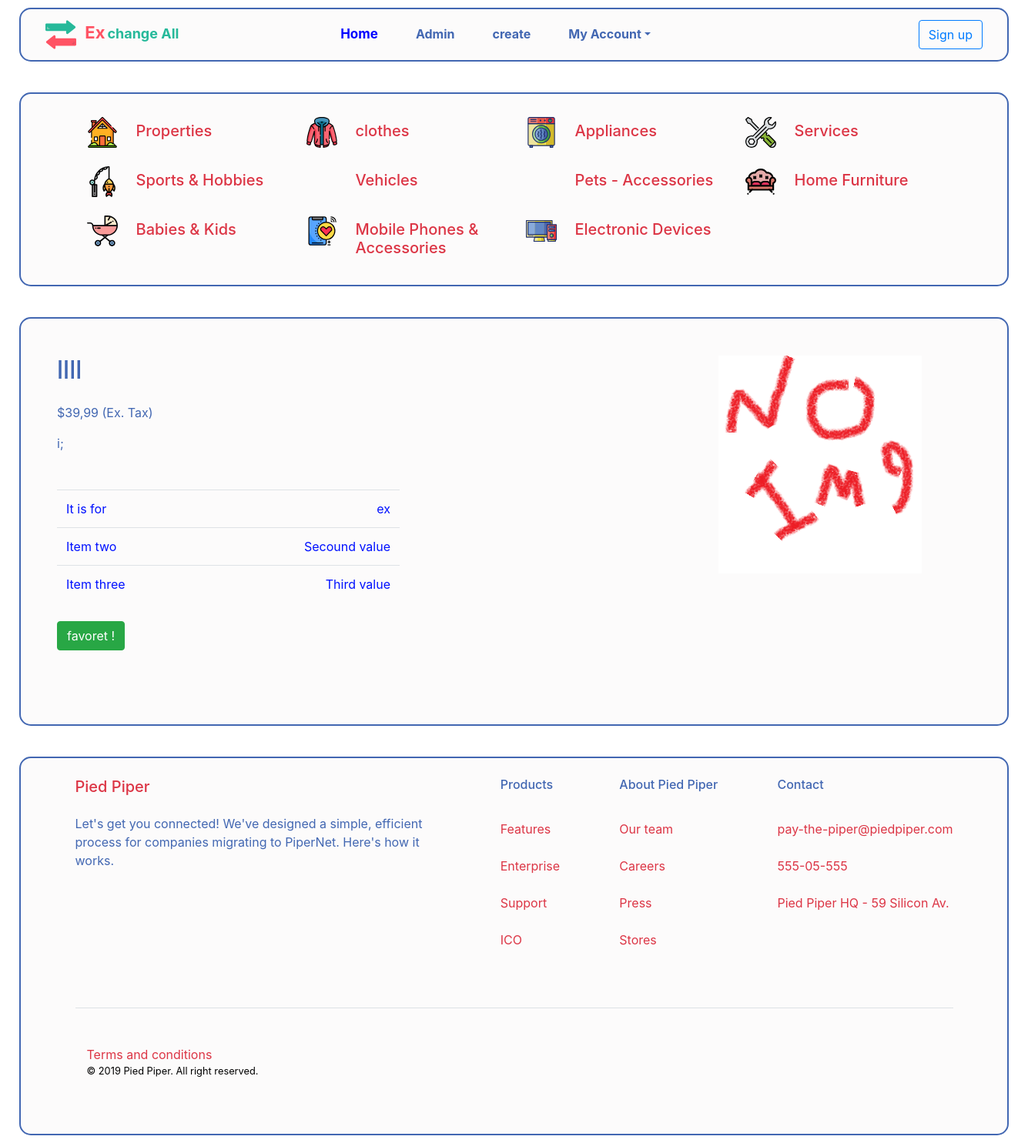
The app's page /149 with its own data.
### ads/models.py (models this page shows, shortened)
class ads(models.Model):
    options =(
    ("ex", "ex"),
    ("Sale", "Sale"),
    ("free", "free"),
)
    user = models.ForeignKey(User, blank=True , null=True, on_delete=models.CASCADE)
    title =models.CharField(max_length=80)
    description = models.TextField(max_length=500,default='')
    main=models.ForeignKey ( 'catugry',related_name='ad_main',
                            limit_choices_to={'main__isnull':True ,
                             'sub__isnull':True ,
                             'end__isnull':True }
                               , on_delete=models.CASCADE,blank=True,null=True, verbose_name='Main Category')
    sub=models.ForeignKey ( 'catugry' ,related_name='ad_sub',
                            limit_choices_to={'sub__isnull':True ,
                                'main__isnull':False ,
                                 'end__isnull':True }
                                ,on_delete=models.CASCADE,blank=True,null=True, verbose_name='Under Surface Category')
    end=models.ForeignKey ( 'catugry' , related_name='ad_end',
                                limit_choices_to={'sub__isnull':False ,
                                                  'main__isnull':False ,
                                                  'end__isnull':True }
                                ,on_delete=models.CASCADE,blank=True,null=True, verbose_name='Deep Category')
    last=models.ForeignKey ( 'catugry' , related_name='ad_last',
                                limit_choices_to={'sub__isnull':False ,
                                                  'main__isnull':False ,
                                                  'end__isnull':False}
                                ,on_delete=models.CASCADE,blank=True,null=True, verbose_name='Last Category')
    create_date = models.DateTimeField(default=timezone.now)
    active = models.BooleanField(default=True)
    view =models.IntegerField(default=0)
    ad_option = models.CharField(max_length=4, choices=options , default='ex')
    img=models.ImageField(upload_to='post_img2/' , default="img/defu.png")
    name_of_who=models.CharField(max_length=15 , null=True,blank=True)
    adress=models.CharField(max_length=80 , null=True,blank=True)
    mobile =models.PositiveSmallIntegerField( default=1114796307 , null=True,blank=True,)
    email=models.EmailField(default="ahmed_mag22@yahoo.com" , null=True,blank=True)
    class Meta:
        ordering = ['-create_date']

### ads/views.py (the view)
# urls.py: url(r'^(?P<id>\d+)$', views.ads_detail , name='ads_detail'),
def ads_detail(request , id):
    detail=get_object_or_404(ads , id=id)
    context={
        'detail':detail ,
    }
    return render(request,'detail.html', context)

### ads/templates/detail.html
{% extends 'base_ads.html' %}
{% block detail %}
{% load static %}
<section  id="con"  class="py-3 my-product-detils">
    <div  class="container my-product-detils-container">
      <div class="row">
        <div class="col-lg-2 order-3"></div>
        <div class="col-lg-5 order-2 order-lg-1">
          <h2>{{detail.title}}</h2>
          <p>$39,99 (Ex. Tax)</p>
          <p>{{detail.description}}</p>
          <table class="table mt-3 mb-2 responsive">
            <tbody>
              <tr>
                <td>It is for </td>
                <td class="text-right">{{detail.ad_option}}</td>
              </tr>
              <tr>
                <td>Item two</td>
                <td class="text-right">Secound value</td>
              </tr>
              <tr>
                <td>Item three</td>
                <td class="text-right">Third value</td>
              </tr>
            </tbody>
          </table>
            <a class="btn btn-success" href="" role="button">favoret !</a>
        </div>
        <div class="col-lg-5 order-4 order-lg-4 mb-5 mb-lg-0 main_img"><img class="img-fluid" src=" {{detail.img.url}}" alt="">
        </div>
      </div>
    </div>
  </section>
{% endblock detail %}

### static/css/me.css (style rules this page uses)
body { color: #4267b2; }
.my-product-detils-container { margin-right: 0px !important; margin-left: 0px !important; }
.main_img { position: relative; left: 17%; }
.my-product-detils { background: #e3dddd21; margin: 10px; border: 2px solid #4267b2; border-radius: 15px; padding: 0.5rem 2rem; min-height: 531px; }

### records on screen
ads: title "llll", description "i;", ad_option "ex", img (picture)
